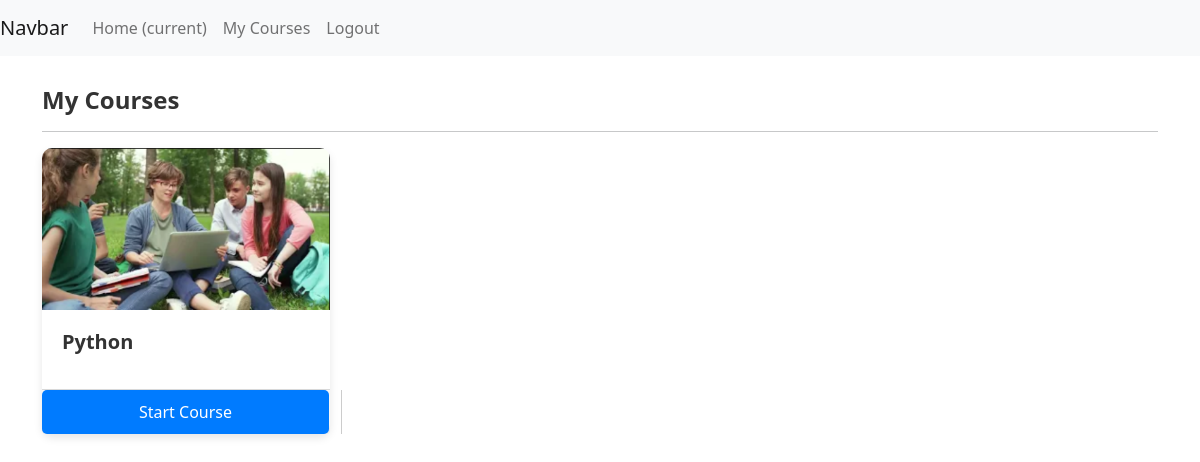
Page /my-courses (signed in) on the committed database.
### courses/models/user_course.py (models this page shows, shortened)
class UserCourse(models.Model):
    user = models.ForeignKey(User , null = False , on_delete=models.CASCADE)
    course = models.ForeignKey(Course , null = False , on_delete=models.CASCADE)
    date = models.DateTimeField(auto_now_add=True)

### courses/models/course.py (models this page shows, shortened)
class Course(models.Model):
    name = models.CharField(max_length = 30 ,null =False)
    slug = models.CharField(max_length = 50 ,null =False,unique =True)
    description =models.CharField(max_length = 200, null =True)
    price = models.IntegerField(null=False)
    discount= models.IntegerField(null=False, default = 0)
    active=models.BooleanField(default = False)
    thumbnail=models.ImageField(upload_to="files/thumbnail")
    date=models.DateTimeField(auto_now_add= True)
    resource=models.FileField(upload_to="files/resource")
    length= models.IntegerField(null=False)

### courses/views/courses.py (the view)
# urls.py: path('my-courses', MyCoursesList.as_view(), name = 'my-courses'),
@method_decorator(login_required(login_url='login') , name='dispatch')
class MyCoursesList(ListView):
    template_name = 'courses/my_courses.html'
    context_object_name = 'user_courses'
    def get_queryset(self):
        return UserCourse.objects.filter(user = self.request.user)

### courses/templates/courses/my_courses.html (shortened to what this page needs)
{% extends "courses/base.html" %}
{% load course_custom_tags %}
{% block content %}
<div class="container">
    <p class="display-6">My Courses</p>
    <hr>
    <div class="row">
        {% for uc in user_courses %}
        <div class="col-md-4">
            <div class="card">
                <img src="{{ uc.course.thumbnail.url }}" class="card-img-top" alt="Card image cap">
                <div class="card-body">
                    <h5 class="card-title">{{ uc.course.name }}</h5>
                </div>
                <div class="card-footer">
                    <div class="row no-gutters">
                        <div class="col border-right">
                            <a href="/course/{{ uc.course.slug }}" class="btn btn-light btn-block">Start Course</a>
                        </div>
                    </div>
                </div>
            </div>
        </div>
        {% endfor %}
    </div>
</div>
{% endblock content %}

### courses/static/courses/css/common.css (style rules this page uses)
.display-6 { font-size: 30px; font-weight: 300; }
a { color: rgb(61, 59, 59); }

### courses/templates/courses/my_courses.html (style rules this page uses)
.container { padding-top: 30px; }
.display-6 { font-size: 24px; font-weight: bold; color: #333; }
.card { margin-bottom: 20px; width: 18rem; border: none; border-radius: 10px; box-shadow: 0 4px 8px rgba(0, 0, 0, 0.1); }
.card-img-top { width: 100%; height: auto; border-top-left-radius: 10px; border-top-right-radius: 10px; }
.card-body { padding: 20px; }
.card-title { font-size: 20px; font-weight: bold; color: #333; margin-bottom: 15px; }
.btn { background-color: #007bff; color: #fff; border: none; border-radius: 5px; padding: 10px 20px; text-align: center; text-decoration: none; display: inline-block; cursor: pointer; transition: background-color 0.3s ease; width: 100%; }
.card-footer { padding: 0; }
.border-right { border-right: 1px solid #ccc; }

### rows in the picture
UserCourse: course.thumbnail (picture), course.name "Python"
